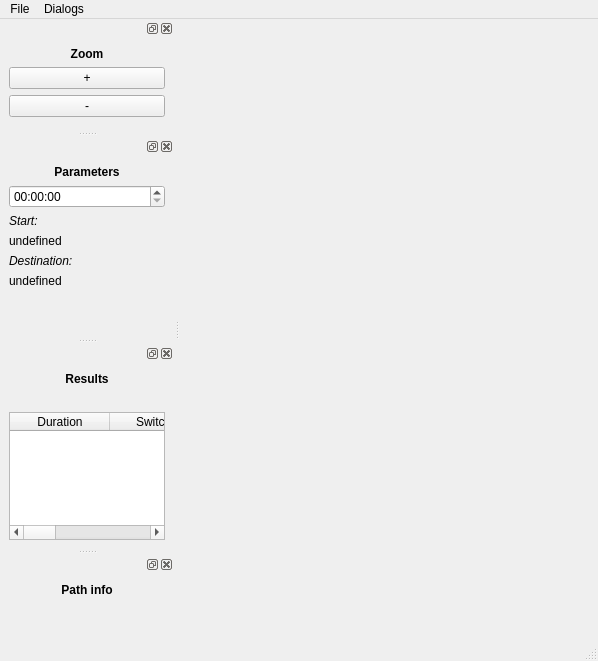
<?xml version="1.0" encoding="UTF-8"?>
<ui version="4.0">
 <class>MainWindow</class>
 <widget class="QMainWindow" name="MainWindow">
  <property name="enabled">
   <bool>true</bool>
  </property>
  <property name="geometry">
   <rect>
    <x>0</x>
    <y>0</y>
    <width>598</width>
    <height>661</height>
   </rect>
  </property>
  <property name="windowTitle">
   <string>MainWindow</string>
  </property>
  <widget class="QWidget" name="foo">
   <layout class="QHBoxLayout" name="horizontalLayout">
    <item>
     <widget class="MapControl" name="mc" native="true">
      <property name="minimumSize">
       <size>
        <width>400</width>
        <height>400</height>
       </size>
      </property>
      <property name="maximumSize">
       <size>
        <width>16777215</width>
        <height>16777215</height>
       </size>
      </property>
     </widget>
    </item>
   </layout>
  </widget>
  <widget class="QMenuBar" name="menubar">
   <property name="geometry">
    <rect>
     <x>0</x>
     <y>0</y>
     <width>598</width>
     <height>26</height>
    </rect>
   </property>
   <widget class="QMenu" name="menuFoo">
    <property name="title">
     <string>File</string>
    </property>
    <addaction name="actionQuit"/>
   </widget>
   <widget class="QMenu" name="menuDialogs">
    <property name="title">
     <string>Dialogs</string>
    </property>
    <addaction name="actionParameters"/>
    <addaction name="actionZoom"/>
    <addaction name="actionPaths"/>
    <addaction name="actionPath_details"/>
   </widget>
   <addaction name="menuFoo"/>
   <addaction name="menuDialogs"/>
  </widget>
  <widget class="QStatusBar" name="statusbar"/>
  <widget class="QDockWidget" name="ZoomDock">
   <attribute name="dockWidgetArea">
    <number>1</number>
   </attribute>
   <widget class="QWidget" name="dockWidgetContents">
    <layout class="QVBoxLayout" name="verticalLayout">
     <item>
      <widget class="QLabel" name="label">
       <property name="text">
        <string>&lt;!DOCTYPE HTML PUBLIC &quot;-//W3C//DTD HTML 4.0//EN&quot; &quot;http://www.w3.org/TR/REC-html40/strict.dtd&quot;&gt;
&lt;html&gt;&lt;head&gt;&lt;meta name=&quot;qrichtext&quot; content=&quot;1&quot; /&gt;&lt;style type=&quot;text/css&quot;&gt;
p, li { white-space: pre-wrap; }
&lt;/style&gt;&lt;/head&gt;&lt;body style=&quot; font-family:'Sans Serif'; font-size:9pt; font-weight:400; font-style:normal;&quot;&gt;
&lt;p align=&quot;center&quot; style=&quot; margin-top:0px; margin-bottom:0px; margin-left:0px; margin-right:0px; -qt-block-indent:0; text-indent:0px;&quot;&gt;&lt;span style=&quot; font-weight:600;&quot;&gt;Zoom&lt;/span&gt;&lt;/p&gt;&lt;/body&gt;&lt;/html&gt;</string>
       </property>
      </widget>
     </item>
     <item>
      <widget class="QPushButton" name="pushButton">
       <property name="text">
        <string>+</string>
       </property>
      </widget>
     </item>
     <item>
      <widget class="QPushButton" name="pushButton_2">
       <property name="text">
        <string>-</string>
       </property>
      </widget>
     </item>
     <item>
      <spacer name="verticalSpacer">
       <property name="orientation">
        <enum>Qt::Vertical</enum>
       </property>
       <property name="sizeHint" stdset="0">
        <size>
         <width>20</width>
         <height>40</height>
        </size>
       </property>
      </spacer>
     </item>
    </layout>
   </widget>
  </widget>
  <widget class="QDockWidget" name="ParamDock">
   <attribute name="dockWidgetArea">
    <number>1</number>
   </attribute>
   <widget class="QWidget" name="dockWidgetContents_2">
    <layout class="QVBoxLayout" name="verticalLayout_2">
     <item>
      <widget class="QLabel" name="label_2">
       <property name="text">
        <string>&lt;!DOCTYPE HTML PUBLIC &quot;-//W3C//DTD HTML 4.0//EN&quot; &quot;http://www.w3.org/TR/REC-html40/strict.dtd&quot;&gt;
&lt;html&gt;&lt;head&gt;&lt;meta name=&quot;qrichtext&quot; content=&quot;1&quot; /&gt;&lt;style type=&quot;text/css&quot;&gt;
p, li { white-space: pre-wrap; }
&lt;/style&gt;&lt;/head&gt;&lt;body style=&quot; font-family:'Sans Serif'; font-size:9pt; font-weight:400; font-style:normal;&quot;&gt;
&lt;p align=&quot;center&quot; style=&quot; margin-top:0px; margin-bottom:0px; margin-left:0px; margin-right:0px; -qt-block-indent:0; text-indent:0px;&quot;&gt;&lt;span style=&quot; font-weight:600;&quot;&gt;Parameters&lt;/span&gt;&lt;/p&gt;&lt;/body&gt;&lt;/html&gt;</string>
       </property>
      </widget>
     </item>
     <item>
      <widget class="QTimeEdit" name="timeEdit"/>
     </item>
     <item>
      <widget class="QLabel" name="label_3">
       <property name="text">
        <string>&lt;!DOCTYPE HTML PUBLIC &quot;-//W3C//DTD HTML 4.0//EN&quot; &quot;http://www.w3.org/TR/REC-html40/strict.dtd&quot;&gt;
&lt;html&gt;&lt;head&gt;&lt;meta name=&quot;qrichtext&quot; content=&quot;1&quot; /&gt;&lt;style type=&quot;text/css&quot;&gt;
p, li { white-space: pre-wrap; }
&lt;/style&gt;&lt;/head&gt;&lt;body style=&quot; font-family:'Sans Serif'; font-size:9pt; font-weight:400; font-style:normal;&quot;&gt;
&lt;p style=&quot; margin-top:0px; margin-bottom:0px; margin-left:0px; margin-right:0px; -qt-block-indent:0; text-indent:0px;&quot;&gt;&lt;span style=&quot; font-style:italic;&quot;&gt;Start:&lt;/span&gt;&lt;/p&gt;&lt;/body&gt;&lt;/html&gt;</string>
       </property>
      </widget>
     </item>
     <item>
      <widget class="QLabel" name="start_label">
       <property name="text">
        <string>undefined</string>
       </property>
      </widget>
     </item>
     <item>
      <widget class="QLabel" name="label_4">
       <property name="text">
        <string>&lt;!DOCTYPE HTML PUBLIC &quot;-//W3C//DTD HTML 4.0//EN&quot; &quot;http://www.w3.org/TR/REC-html40/strict.dtd&quot;&gt;
&lt;html&gt;&lt;head&gt;&lt;meta name=&quot;qrichtext&quot; content=&quot;1&quot; /&gt;&lt;style type=&quot;text/css&quot;&gt;
p, li { white-space: pre-wrap; }
&lt;/style&gt;&lt;/head&gt;&lt;body style=&quot; font-family:'Sans Serif'; font-size:9pt; font-weight:400; font-style:normal;&quot;&gt;
&lt;p style=&quot; margin-top:0px; margin-bottom:0px; margin-left:0px; margin-right:0px; -qt-block-indent:0; text-indent:0px;&quot;&gt;&lt;span style=&quot; font-style:italic;&quot;&gt;Destination:&lt;/span&gt;&lt;/p&gt;&lt;/body&gt;&lt;/html&gt;</string>
       </property>
      </widget>
     </item>
     <item>
      <widget class="QLabel" name="dest_label">
       <property name="text">
        <string>undefined</string>
       </property>
      </widget>
     </item>
     <item>
      <spacer name="verticalSpacer_2">
       <property name="orientation">
        <enum>Qt::Vertical</enum>
       </property>
       <property name="sizeHint" stdset="0">
        <size>
         <width>20</width>
         <height>105</height>
        </size>
       </property>
      </spacer>
     </item>
    </layout>
   </widget>
  </widget>
  <widget class="QDockWidget" name="ResultsDock">
   <attribute name="dockWidgetArea">
    <number>1</number>
   </attribute>
   <widget class="QWidget" name="dockWidgetContents_3">
    <layout class="QVBoxLayout" name="verticalLayout_3">
     <item>
      <widget class="QLabel" name="label_7">
       <property name="text">
        <string>&lt;!DOCTYPE HTML PUBLIC &quot;-//W3C//DTD HTML 4.0//EN&quot; &quot;http://www.w3.org/TR/REC-html40/strict.dtd&quot;&gt;
&lt;html&gt;&lt;head&gt;&lt;meta name=&quot;qrichtext&quot; content=&quot;1&quot; /&gt;&lt;style type=&quot;text/css&quot;&gt;
p, li { white-space: pre-wrap; }
&lt;/style&gt;&lt;/head&gt;&lt;body style=&quot; font-family:'Sans Serif'; font-size:9pt; font-weight:400; font-style:normal;&quot;&gt;
&lt;p align=&quot;center&quot; style=&quot; margin-top:0px; margin-bottom:0px; margin-left:0px; margin-right:0px; -qt-block-indent:0; text-indent:0px;&quot;&gt;&lt;span style=&quot; font-weight:600;&quot;&gt;Results&lt;/span&gt;&lt;/p&gt;&lt;/body&gt;&lt;/html&gt;</string>
       </property>
      </widget>
     </item>
     <item>
      <widget class="QLabel" name="result_label">
       <property name="text">
        <string/>
       </property>
      </widget>
     </item>
     <item>
      <widget class="QTableWidget" name="result_table">
       <column>
        <property name="text">
         <string>Duration</string>
        </property>
       </column>
       <column>
        <property name="text">
         <string>Switches</string>
        </property>
       </column>
       <column>
        <property name="text">
         <string>Elevation</string>
        </property>
       </column>
       <column>
        <property name="text">
         <string>Nb nodes</string>
        </property>
       </column>
      </widget>
     </item>
    </layout>
   </widget>
  </widget>
  <widget class="QDockWidget" name="PathInfoDock">
   <property name="enabled">
    <bool>true</bool>
   </property>
   <property name="floating">
    <bool>false</bool>
   </property>
   <attribute name="dockWidgetArea">
    <number>1</number>
   </attribute>
   <widget class="QWidget" name="dockWidgetContents_4">
    <layout class="QVBoxLayout" name="verticalLayout_4">
     <item>
      <widget class="QLabel" name="label_5">
       <property name="text">
        <string>&lt;!DOCTYPE HTML PUBLIC &quot;-//W3C//DTD HTML 4.0//EN&quot; &quot;http://www.w3.org/TR/REC-html40/strict.dtd&quot;&gt;
&lt;html&gt;&lt;head&gt;&lt;meta name=&quot;qrichtext&quot; content=&quot;1&quot; /&gt;&lt;style type=&quot;text/css&quot;&gt;
p, li { white-space: pre-wrap; }
&lt;/style&gt;&lt;/head&gt;&lt;body style=&quot; font-family:'Sans Serif'; font-size:9pt; font-weight:400; font-style:normal;&quot;&gt;
&lt;p align=&quot;center&quot; style=&quot; margin-top:0px; margin-bottom:0px; margin-left:0px; margin-right:0px; -qt-block-indent:0; text-indent:0px;&quot;&gt;&lt;span style=&quot; font-weight:600;&quot;&gt;Path info&lt;/span&gt;&lt;/p&gt;&lt;/body&gt;&lt;/html&gt;</string>
       </property>
      </widget>
     </item>
     <item>
      <widget class="QLabel" name="path_info">
       <property name="text">
        <string/>
       </property>
      </widget>
     </item>
     <item>
      <spacer name="verticalSpacer_3">
       <property name="orientation">
        <enum>Qt::Vertical</enum>
       </property>
       <property name="sizeHint" stdset="0">
        <size>
         <width>20</width>
         <height>40</height>
        </size>
       </property>
      </spacer>
     </item>
    </layout>
   </widget>
  </widget>
  <action name="actionQuit">
   <property name="text">
    <string>Quit</string>
   </property>
  </action>
  <action name="actionZoom">
   <property name="checkable">
    <bool>true</bool>
   </property>
   <property name="checked">
    <bool>true</bool>
   </property>
   <property name="text">
    <string>Zoom</string>
   </property>
  </action>
  <action name="actionParameters">
   <property name="checkable">
    <bool>true</bool>
   </property>
   <property name="checked">
    <bool>true</bool>
   </property>
   <property name="text">
    <string>Parameters</string>
   </property>
  </action>
  <action name="actionPaths">
   <property name="checkable">
    <bool>true</bool>
   </property>
   <property name="checked">
    <bool>true</bool>
   </property>
   <property name="text">
    <string>Paths</string>
   </property>
  </action>
  <action name="actionPath_details">
   <property name="checkable">
    <bool>true</bool>
   </property>
   <property name="checked">
    <bool>false</bool>
   </property>
   <property name="text">
    <string>Path details</string>
   </property>
  </action>
 </widget>
 <customwidgets>
  <customwidget>
   <class>MapControl</class>
   <extends>QWidget</extends>
   <header location="global">qmapcontrol/mapcontrol.h</header>
   <container>1</container>
   <slots>
    <slot>zoomIn()</slot>
    <slot>zoomOut()</slot>
   </slots>
  </customwidget>
 </customwidgets>
 <resources/>
 <connections>
  <connection>
   <sender>pushButton</sender>
   <signal>clicked(bool)</signal>
   <receiver>mc</receiver>
   <slot>zoomIn()</slot>
   <hints>
    <hint type="sourcelabel">
     <x>52</x>
     <y>80</y>
    </hint>
    <hint type="destinationlabel">
     <x>233</x>
     <y>116</y>
    </hint>
   </hints>
  </connection>
  <connection>
   <sender>pushButton_2</sender>
   <signal>clicked(bool)</signal>
   <receiver>mc</receiver>
   <slot>zoomOut()</slot>
   <hints>
    <hint type="sourcelabel">
     <x>39</x>
     <y>115</y>
    </hint>
    <hint type="destinationlabel">
     <x>372</x>
     <y>238</y>
    </hint>
   </hints>
  </connection>
  <connection>
   <sender>result_table</sender>
   <signal>cellClicked(int,int)</signal>
   <receiver>MainWindow</receiver>
   <slot>cellClicked(int,int)</slot>
   <hints>
    <hint type="sourcelabel">
     <x>58</x>
     <y>538</y>
    </hint>
    <hint type="destinationlabel">
     <x>119</x>
     <y>629</y>
    </hint>
   </hints>
  </connection>
  <connection>
   <sender>actionParameters</sender>
   <signal>toggled(bool)</signal>
   <receiver>ParamDock</receiver>
   <slot>setVisible(bool)</slot>
   <hints>
    <hint type="sourcelabel">
     <x>-1</x>
     <y>-1</y>
    </hint>
    <hint type="destinationlabel">
     <x>86</x>
     <y>254</y>
    </hint>
   </hints>
  </connection>
  <connection>
   <sender>actionPath_details</sender>
   <signal>toggled(bool)</signal>
   <receiver>PathInfoDock</receiver>
   <slot>setVisible(bool)</slot>
   <hints>
    <hint type="sourcelabel">
     <x>-1</x>
     <y>-1</y>
    </hint>
    <hint type="destinationlabel">
     <x>86</x>
     <y>596</y>
    </hint>
   </hints>
  </connection>
  <connection>
   <sender>actionPaths</sender>
   <signal>toggled(bool)</signal>
   <receiver>ResultsDock</receiver>
   <slot>setVisible(bool)</slot>
   <hints>
    <hint type="sourcelabel">
     <x>-1</x>
     <y>-1</y>
    </hint>
    <hint type="destinationlabel">
     <x>86</x>
     <y>449</y>
    </hint>
   </hints>
  </connection>
  <connection>
   <sender>actionZoom</sender>
   <signal>toggled(bool)</signal>
   <receiver>ZoomDock</receiver>
   <slot>setVisible(bool)</slot>
   <hints>
    <hint type="sourcelabel">
     <x>-1</x>
     <y>-1</y>
    </hint>
    <hint type="destinationlabel">
     <x>86</x>
     <y>92</y>
    </hint>
   </hints>
  </connection>
  <connection>
   <sender>ZoomDock</sender>
   <signal>visibilityChanged(bool)</signal>
   <receiver>actionZoom</receiver>
   <slot>setChecked(bool)</slot>
   <hints>
    <hint type="sourcelabel">
     <x>86</x>
     <y>92</y>
    </hint>
    <hint type="destinationlabel">
     <x>-1</x>
     <y>-1</y>
    </hint>
   </hints>
  </connection>
  <connection>
   <sender>ParamDock</sender>
   <signal>visibilityChanged(bool)</signal>
   <receiver>actionParameters</receiver>
   <slot>setChecked(bool)</slot>
   <hints>
    <hint type="sourcelabel">
     <x>86</x>
     <y>254</y>
    </hint>
    <hint type="destinationlabel">
     <x>-1</x>
     <y>-1</y>
    </hint>
   </hints>
  </connection>
  <connection>
   <sender>PathInfoDock</sender>
   <signal>visibilityChanged(bool)</signal>
   <receiver>actionPath_details</receiver>
   <slot>setChecked(bool)</slot>
   <hints>
    <hint type="sourcelabel">
     <x>86</x>
     <y>596</y>
    </hint>
    <hint type="destinationlabel">
     <x>-1</x>
     <y>-1</y>
    </hint>
   </hints>
  </connection>
  <connection>
   <sender>ResultsDock</sender>
   <signal>visibilityChanged(bool)</signal>
   <receiver>actionPaths</receiver>
   <slot>setChecked(bool)</slot>
   <hints>
    <hint type="sourcelabel">
     <x>86</x>
     <y>449</y>
    </hint>
    <hint type="destinationlabel">
     <x>-1</x>
     <y>-1</y>
    </hint>
   </hints>
  </connection>
  <connection>
   <sender>actionQuit</sender>
   <signal>activated()</signal>
   <receiver>MainWindow</receiver>
   <slot>close()</slot>
   <hints>
    <hint type="sourcelabel">
     <x>-1</x>
     <y>-1</y>
    </hint>
    <hint type="destinationlabel">
     <x>298</x>
     <y>330</y>
    </hint>
   </hints>
  </connection>
 </connections>
 <slots>
  <slot>cellClicked(int,int)</slot>
 </slots>
</ui>
